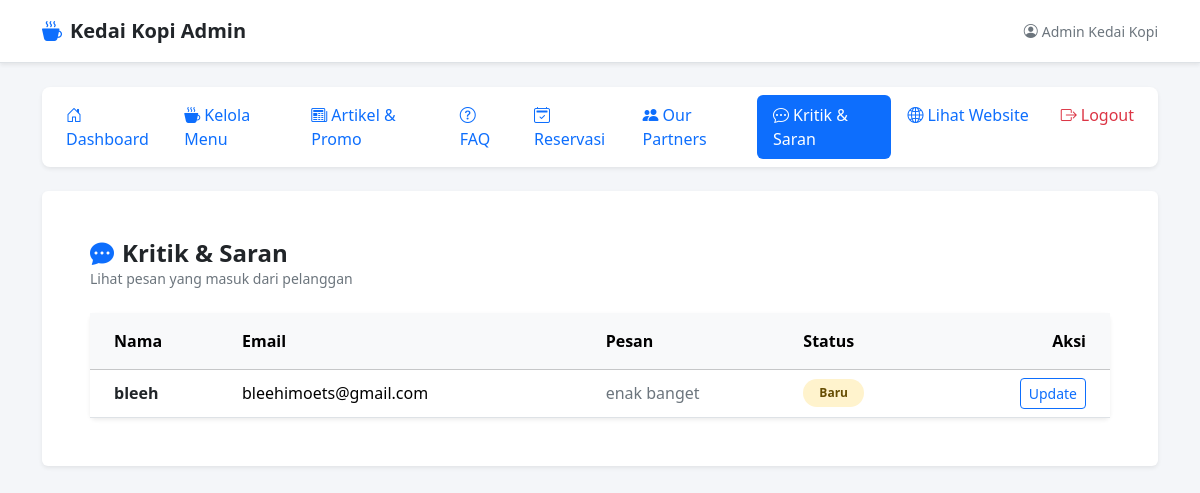
/dist/login/dashboard.php?page=feedback (signed in), run on the app's committed database.
### tables this page shows
CREATE TABLE IF NOT EXISTS `feedback` (
  `id` INT NOT NULL AUTO_INCREMENT,
  `nama` VARCHAR(100) NOT NULL,
  `email` VARCHAR(100) DEFAULT NULL,
  `pesan` TEXT NOT NULL,
  `status` ENUM('baru','dibaca','ditutup') NOT NULL DEFAULT 'baru',
  `created_at` DATETIME DEFAULT CURRENT_TIMESTAMP,
  PRIMARY KEY (`id`)
);

### dist/login/feedback/list.php (the view, shortened to what this page needs)
<?php
$feedbacks = [];
$dbError = '';
$createTableQuery = "CREATE TABLE IF NOT EXISTS `feedback` (
    `id` INT AUTO_INCREMENT PRIMARY KEY,
    `nama` VARCHAR(100) NOT NULL,
    `email` VARCHAR(100) NULL,
    `pesan` TEXT NOT NULL,
    `status` ENUM('baru','dibaca','ditutup') NOT NULL DEFAULT 'baru',
    `created_at` DATETIME DEFAULT CURRENT_TIMESTAMP
) ENGINE=InnoDB DEFAULT CHARSET=utf8mb4 COLLATE=utf8mb4_general_ci;";
if ($conn->query($createTableQuery)) {
    $result = $conn->query("SELECT * FROM `feedback` ORDER BY `id` DESC");
    if ($result) {
        while ($row = $result->fetch_assoc()) {
            $feedbacks[] = $row;
        }
    } else {
        $dbError = 'Gagal mengambil data kritik dan saran: ' . $conn->error;
    }
} else {
    $dbError = 'Gagal menyiapkan tabel feedback: ' . $conn->error;
}
?>
<div class="d-flex justify-content-between align-items-center mb-4 flex-wrap gap-2">
    <div>
        <h2 class="h4 mb-0 fw-bold text-dark"><i class="bi bi-chat-dots-fill me-2 text-primary"></i>Kritik &amp; Saran</h2>
        <p class="text-secondary small mb-0">Lihat pesan yang masuk dari pelanggan</p>
    </div>
</div>
<?php if ($dbError !== ''): ?>
    <div class="alert alert-danger" role="alert">
        <i class="bi bi-exclamation-octagon-fill me-2"></i><?= htmlspecialchars($dbError) ?>
    </div>
<?php else: ?>
    <div class="card border-0 shadow-sm bg-white">
        <div class="card-body p-0">
            <div class="table-responsive">
                <table class="table table-hover align-middle mb-0" style="min-width: 900px;">
                    <thead class="table-light">
                        <tr>
                            <th class="ps-4 py-3">Nama</th>
                            <th class="py-3">Email</th>
                            <th class="py-3">Pesan</th>
                            <th class="py-3">Status</th>
                            <th class="pe-4 py-3 text-end">Aksi</th>
                        </tr>
                    </thead>
                    <tbody>
                        <?php if (count($feedbacks) === 0): ?>
                            <tr>
                                <td colspan="5" class="text-center py-5 text-secondary">Belum ada kritik dan saran.</td>
                            </tr>
                        <?php else: ?>
                            <?php foreach ($feedbacks as $item): ?>
                                <tr>
                                    <td class="ps-4 fw-bold text-dark"><?= htmlspecialchars($item['nama']) ?></td>
                                    <td><?= htmlspecialchars($item['email']) ?></td>
                                    <td class="text-secondary"><?= htmlspecialchars($item['pesan']) ?></td>
                                    <td>
                                        <?php if ($item['status'] === 'dibaca'): ?>
                                            <span class="badge bg-info-subtle text-info-emphasis rounded-pill px-3 py-2 small">Dibaca</span>
                                        <?php elseif ($item['status'] === 'ditutup'): ?>
                                            <span class="badge bg-secondary-subtle text-secondary-emphasis rounded-pill px-3 py-2 small">Ditutup</span>
                                        <?php else: ?>
                                            <span class="badge bg-warning-subtle text-warning-emphasis rounded-pill px-3 py-2 small">Baru</span>
                                        <?php endif; ?>
                                    </td>
                                    <td class="pe-4 text-end">
                                        <a href="dashboard.php?page=feedback_update&id=<?= $item['id'] ?>" class="btn btn-outline-primary btn-sm">Update</a>
                                    </td>
                                </tr>
                            <?php endforeach; ?>
                        <?php endif; ?>
                    </tbody>
                </table>
            </div>
        </div>
    </div>
<?php endif; ?>

### dist/login/dashboard.php (style rules this page uses)
body { background-color: #f4f6f9; }

### data on the page
feedback: nama "bleeh", email "bleehimoets@gmail.com", pesan "enak banget", status "Baru"

### other printed values
$userName "Admin Kedai Kopi"
